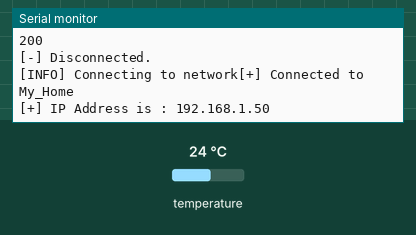
A sketch run on a simulated ESP8266 (NodeMCU). Parts: the last lines printed to the serial monitor. Inputs (shaded band) come from the test bench; at power-on: temperature 24 °C. WiFi joins after 1.5 s; servers stay silent unless stated; uploads are accepted with an empty reply.

Above: at 2.7 s.
2.8 s: temperature set to 12 °C
At 3.42 s:
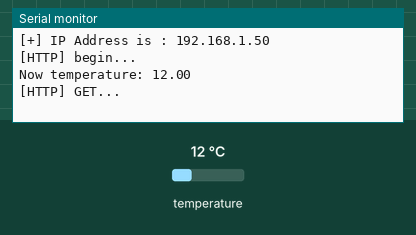
4.3 s: temperature set to 19 °C
At 5.39 s:
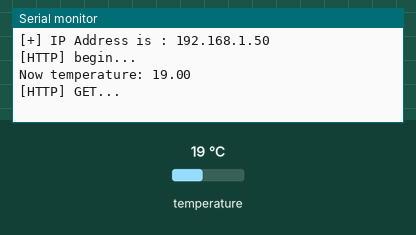
Timing chart, 0 to 7.3 s (numbered marks = the images above; inputs shaded):
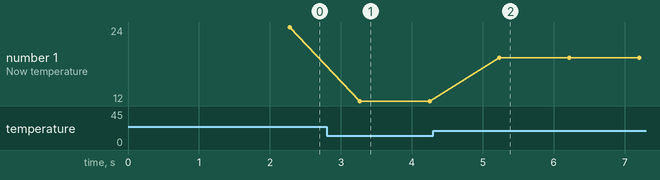

The sketch:

gettingTemperature.ino
```cpp
/*
  ----------------------------------------------------------
  ===================== [ CREATED BY ] =====================
  ===================== [   $ADMIN   ] =====================
  ----------------------------------------------------------
*/

#include <Arduino.h> // Base library
#include <ESP8266WiFi.h> // Connect to WiFi
#include <ESP8266HTTPClient.h> //To send HTTP packages
#include <OneWire.h> // Dependencies for DallasTemperature
#include <DallasTemperature.h> // For getting temperature from sensor

// DOWNLOAD FROM: https://github.com/milesburton/Arduino-Temperature-Control-Library
// DOWNLOAD DEPENDENCIES (OneWire): https://github.com/PaulStoffregen/OneWire

// ----------------------------[ CONFIGS ]----------------------------

// WiFi configs (esp8266 will connect to it)
#define WIFI_NETWORK_NAME "My_Home"  // name (ssid) of access point (wifi network)
#define WIFI_NETWORK_PASSWORD "0660353875" // password of network

// Connecting configs
#define SERVER_URL "http://getmytemperature.pythonanywhere.com" // url of python server (server will catch datas from esp8266)
#define URL_TO_UPLOAD_TEMP SERVER_URL + (String) "/addtemp?temp="
#define TIMEOUT 15 // delay from requests to server

// Sensor configs
#define SensorPin 0     // sensor`s pin (where it has been connected)
#define DHTTYPE DHT11 // sensor type: DHT11 or DHT22

int FlautOfSensor = 0;

// Interface`s configs
#define USE_SERIAL Serial

// -------------------------------------------------------------------

OneWire oneWireConnector(SensorPin);
DallasTemperature sensorAPI(&oneWireConnector);


float temperature;
long int lastMillis = millis();

void setup() {
  USE_SERIAL.begin(115200); // Starting (com port) interface
  sensorAPI.begin(); // Starting sensor

  connectToNetwork();
}

void connectToNetwork() {
  WiFi.mode(WIFI_STA);
  WiFi.begin(WIFI_NETWORK_NAME, WIFI_NETWORK_PASSWORD);

  USE_SERIAL.print("[INFO] Connecting to network");
  while (WiFi.status() != WL_CONNECTED) {
    USE_SERIAL.print(".");
    delay(500);
  }

  USE_SERIAL.print("[+] Connected to ");
  USE_SERIAL.println(WIFI_NETWORK_NAME);
  USE_SERIAL.print("[+] IP Address is : ");
  USE_SERIAL.println(WiFi.localIP());

  lastMillis = millis();
}

void loop() {
  sensorAPI.requestTemperatures();
  temperature = sensorAPI.getTempCByIndex(0); // Read temperature as Celsius (the default)

  // Check if reading was successful
  if (temperature == DEVICE_DISCONNECTED_C) { // If data is incorrect
    delay(TIMEOUT);
    USE_SERIAL.println("[-] Failed to read from DHT sensor. Try again...");
    delay(TIMEOUT);
    return;
  }

  HTTPClient http; // create http client

  USE_SERIAL.println("[HTTP] begin...");
  Serial.println("Now temperature: " + (String) temperature);
  String temperatureParsed = (String) (temperature + FlautOfSensor);
  temperatureParsed[2] = '_';
  http.begin(URL_TO_UPLOAD_TEMP + temperatureParsed);              // connecting to server and send getted datas    String) temperature
  http.addHeader("Content-Type", "text/plain");
  USE_SERIAL.println("[HTTP] GET...");
  int httpCode = http.GET();           // getting datas (code)

  Serial.println(httpCode);

  http.end();


  if (millis() - lastMillis > TIMEOUT * 4) {
    USE_SERIAL.println("[-] Disconnected.");
    connectToNetwork();
    lastMillis = millis();
  }

  delay(TIMEOUT);
}
```

Measured:
- after the input at 2.8 s, the serial monitor: prints a new line after 0.47 s (image 1)
- after the input at 4.3 s, the serial monitor: prints a new line after 0.93 s (image 2)
- plotted number 1: 24 → 12 after the input at 2.8 s, 12 → 19 after the input at 4.3 s
